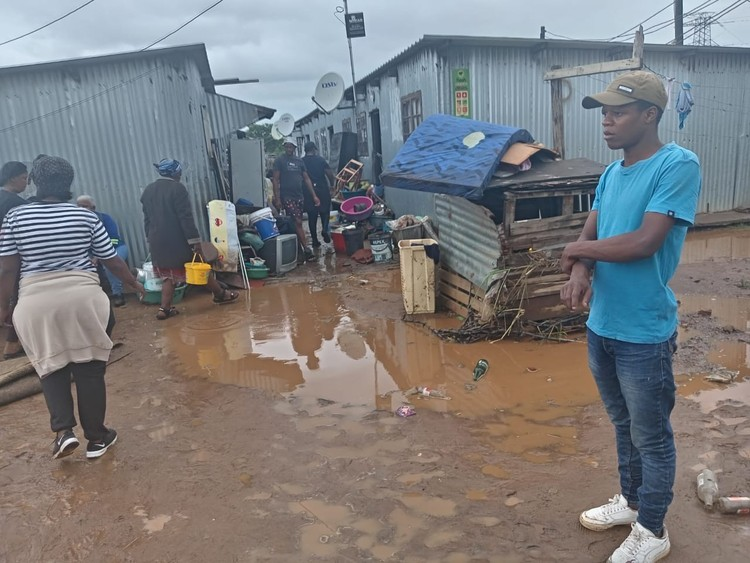
#> input picture viz-wandile/assets/photos/gu_lamontville_relocation_2025.jpg, 750 x 563 px, given in place of 01-start.png, which was not available
$ python build_light.py
#> lines starting #> are read from the running program, lines starting #| are printed output that depends on the picture
# Light-theme WhatsApp chat screens at iPhone size (390 x 844) for the Report page. Example content only.
import os, subprocess
from PIL import Image
HERE = os.path.dirname(os.path.abspath(__file__))
EDGE = r"C:\Program Files (x86)\Microsoft\Edge\Application\msedge.exe"
OUT = os.path.join(HERE, "light"); os.makedirs(OUT, exist_ok=True)
CSS = """
*{box-sizing:border-box}html,body{margin:0;background:#fff;font-family:-apple-system,"SF Pro Text","Segoe UI",Inter,Arial,sans-serif;overflow:hidden}
.ph{position:absolute;left:0;top:0;width:390px;height:844px;display:flex;flex-direction:column;background:#EFEAE2}
.sb{height:47px;display:flex;align-items:flex-end;justify-content:space-between;padding:0 26px 8px 34px;font-weight:600;font-size:16px;color:#000;background:#F6F6F6}
.sb .ic{display:flex;gap:6px;align-items:center}
.sb .ic i{display:block;background:#000;border-radius:2px}
.hd{height:58px;display:flex;align-items:center;gap:10px;padding:0 12px;background:#F6F6F6;border-bottom:1px solid #d8d8d8;color:#111B21}
.hd .bk{color:#007AFF;font-size:30px;line-height:1;margin-top:-4px}
.av{width:38px;height:38px;border-radius:50%;background:#FBC900;display:grid;place-items:center;flex:none}
.av svg{width:20px;height:24px}
.nm{font-weight:600;font-size:16px}.st{font-size:12px;color:#667781}
.hd .call{margin-left:auto;display:flex;gap:20px;color:#007AFF;font-size:20px}
.bd{flex:1;padding:12px 18px 14px;display:flex;flex-direction:column;justify-content:flex-end;gap:5px;overflow:hidden;
 background:#EFEAE2 radial-gradient(rgba(0,0,0,.035) 1.2px,transparent 1.3px) 0 0/20px 20px}
.day{align-self:center;background:#fff;color:#54656F;font-size:12px;padding:5px 12px;border-radius:8px;box-shadow:0 1px .5px rgba(11,20,26,.13);margin-bottom:4px}
.enc{align-self:center;background:#FFEECD;color:#54656F;font-size:11.5px;line-height:1.35;padding:6px 10px;border-radius:8px;text-align:center;max-width:88%;margin-bottom:4px}
.b{max-width:76%;padding:8px 12px 18px 12px;border-radius:8px;font-size:15px;line-height:1.32;color:#111B21;position:relative;box-shadow:0 1px .5px rgba(11,20,26,.13);white-space:pre-line}
.b.in{background:#fff;align-self:flex-start;border-top-left-radius:0}
.b.out{background:#D9FDD3;align-self:flex-end;border-top-right-radius:0}
.b time{position:absolute;right:10px;bottom:4px;font-size:11px;color:#667781}
.b.out time::after{content:" ✓✓";color:#53BDEB;letter-spacing:-3px}
.bt{align-self:flex-start;width:76%;display:grid;gap:3px}
.bt div{background:#fff;border-radius:8px;padding:10px 12px;text-align:center;color:#027EB5;font-size:15px;box-shadow:0 1px .5px rgba(11,20,26,.13)}
.pic{width:220px;height:150px;border-radius:6px;background:center/cover;margin-bottom:3px;position:relative}
.pic span{position:absolute;left:5px;bottom:5px;font-size:9px;background:rgba(0,0,0,.55);color:#fff;padding:1px 5px;border-radius:3px}
.vn{display:flex;align-items:center;gap:8px;width:230px;padding:2px 0 4px}
.vn b{width:30px;height:30px;border-radius:50%;background:#00A884;display:grid;place-items:center;color:#fff;font-size:12px}
.vn i{flex:1;height:22px;background:repeating-linear-gradient(90deg,#8fa59a 0 2px,transparent 2px 5px);-webkit-mask:linear-gradient(transparent 30%,#000 30%,#000 70%,transparent 70%)}
.ft{height:84px;background:#F6F6F6;display:grid;grid-template-columns:28px 1fr 28px;gap:10px;align-items:center;padding:8px 12px 34px}
.ft .pl{color:#007AFF;font-size:28px;line-height:1;text-align:center}
.ft .box{height:34px;border-radius:18px;background:#fff;border:1px solid #e1e1e1}
.ft .cam{width:24px;height:18px;border:2px solid #007AFF;border-radius:5px;position:relative;justify-self:center}
.ft .cam::after{content:"";position:absolute;left:6px;top:3px;width:8px;height:8px;border:2px solid #007AFF;border-radius:50%}
.ex{position:absolute;left:0;right:0;bottom:12px;text-align:center;font-size:10px;color:#8696A0}
.home{position:absolute;left:50%;bottom:6px;transform:translateX(-50%);width:134px;height:5px;border-radius:3px;background:#000;opacity:.85}
"""
PIN = '<svg viewBox="0 0 56 70"><path d="M28 68C28 68 4 42 4 26a24 24 0 0148 0c0 16-24 42-24 42z" fill="#0B0F19"/><circle cx="21" cy="19" r="4" fill="#FBC900"/><circle cx="35" cy="19" r="4" fill="#FBC900"/><path d="M14 38v-6a7 7 0 0114 0v6zM28 38v-6a7 7 0 0114 0v6z" fill="#FBC900"/></svg>'
B = lambda side, t, tm: f'<div class="b {side}">{t}<time>{tm}</time></div>'
def phone(body):
    return ('<!doctype html><html><head><meta charset="utf-8"><style>' + CSS + '</style></head><body><div class="ph">'
            '<div class="sb"><span>9:41</span><span class="ic"><svg width="18" height="12" viewBox="0 0 18 12"><rect x="0" y="8" width="3" height="4" rx="1"/><rect x="5" y="5" width="3" height="7" rx="1"/><rect x="10" y="2.5" width="3" height="9.5" rx="1"/><rect x="15" y="0" width="3" height="12" rx="1"/></svg><svg width="16" height="12" viewBox="0 0 16 12"><path d="M8 11.5l2.4-2.6a3.4 3.4 0 00-4.8 0zM3.6 6.8a6.3 6.3 0 018.8 0l1.4-1.5a8.4 8.4 0 00-11.6 0zM.4 3.4a10.8 10.8 0 0115.2 0L17 2A12.8 12.8 0 00-1 2z"/></svg><svg width="26" height="12" viewBox="0 0 26 12"><rect x=".5" y=".5" width="22" height="11" rx="3" fill="none" stroke="#000" opacity=".4"/><rect x="2" y="2" width="17" height="8" rx="2"/><rect x="23.5" y="4" width="1.8" height="4" rx="1" opacity=".4"/></svg></span></div>'
            '<div class="hd"><span class="bk">‹</span><div class="av">' + PIN + '</div><div><div class="nm">Moved Into the Water</div><div class="st">Report line · research project</div></div><div class="call"><svg width="24" height="16" viewBox="0 0 24 16" fill="none" stroke="#007AFF" stroke-width="1.8"><rect x="1" y="2" width="15" height="12" rx="3"/><path d="M16 7l6-4v10l-6-4"/></svg><svg width="20" height="20" viewBox="0 0 24 24" fill="none" stroke="#007AFF" stroke-width="1.8"><path d="M5 3h4l2 5-2.5 1.5a11 11 0 006 6L16 13l5 2v4a2 2 0 01-2 2A17 17 0 013 5a2 2 0 012-2z"/></svg></div></div>'
            '<div class="bd">' + body + '</div><div class="ft"><span class="pl">+</span><span class="box"></span><span class="cam"></span></div><div class="ex">Example conversation for illustration</div><div class="home"></div></div></body></html>')
PHOTO = "file:///" + os.path.join(HERE, "img", "gu_lamontville_camp_2022.jpg").replace("\\", "/")
S = {
"01-start": '<div class="day">Today</div><div class="enc">🔒 Your name is never shown on the map.</div>'
  + B("out", "Hi, I want to report conditions at my site", "10:41")
  + B("in", "Sawubona! 👋 This line is run by a student research project on Durban’s relocation sites.\n\nA researcher may call you to check your report. Type STOP any time.", "10:41")
  + '<div class="bt"><div>I agree, continue</div><div>How we use reports</div></div>'
  + B("out", "I agree, continue", "10:42")
  + B("in", "Which site do you live at?", "10:42")
  + B("out", "Lamontville riverside camp", "10:42"),
"02-report": B("in", "What is your report about?", "10:43")
  + '<div class="bt"><div>💧 Water</div><div>🚻 Toilets and washing</div><div>⚡ Electricity</div><div>🌊 Flooding</div></div>'
  + B("out", "💧 Water", "10:43")
  + B("in", "Tell us what is happening. You can send a voice note or photo.", "10:43")
  + '<div class="b out"><div class="vn"><b>▶</b><i></i><small style="font-size:12px;color:#667781">0:21</small></div><time>10:45</time></div>'
  + f'<div class="b out" style="padding:3px 3px 16px"><div class="pic" style="background-image:url({PHOTO})"><span>Example photo · N. Majola / GroundUp</span></div><time>10:46</time></div>',
"03-done": B("in", "Can a researcher call you on this number to check the details?", "10:46")
  + '<div class="bt"><div>📞 Yes, you can call me</div><div>No, just send it</div></div>'
  + B("out", "📞 Yes, you can call me", "10:47")
  + B("in", "Received ✅\nReference: <b>LMT-0412</b>\n\n1. A researcher reviews it\n2. They may call you\n3. It goes on the map, without your name\n\nThank you. Your report helps us advocate for better housing conditions.", "10:47"),
}
for name, body in S.items():
    src = os.path.join(OUT, name + ".html"); open(src, "w", encoding="utf-8").write(phone(body))
    png = os.path.join(OUT, name + ".png")
    subprocess.run([EDGE, "--headless", "--disable-gpu", "--hide-scrollbars", "--allow-file-access-from-files", "--window-size=520,844", "--force-device-scale-factor=2", "--virtual-time-budget=3000", "--screenshot=" + png, "file:///" + src.replace("\\", "/")], capture_output=True)
#> (this line was passed over: subprocess is not available in this run)
    Image.open(png).convert("RGB").crop((0, 0, 780, 1688)).save(os.path.join(OUT, name + ".jpg"), quality=85, optimize=True)
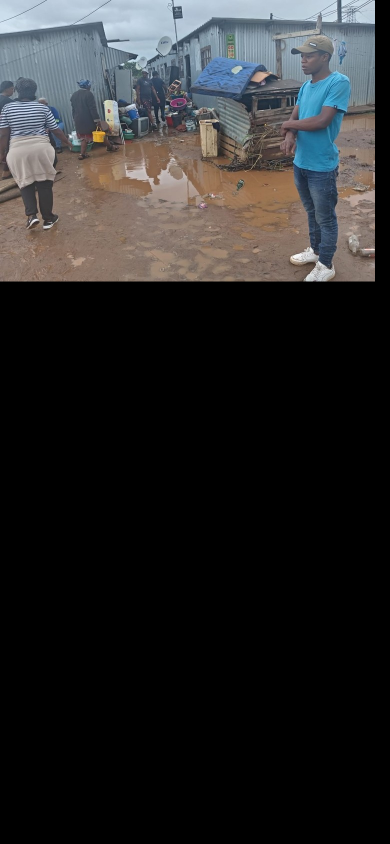
#> saved as 01-start.jpg: PIL image 780x1688 RGB (shown at 1/2 size); mean R, G, B 39.8, 39.7, 40.2
    print(name)
#> pass 2 of the loop `for name, body in S.items():`:
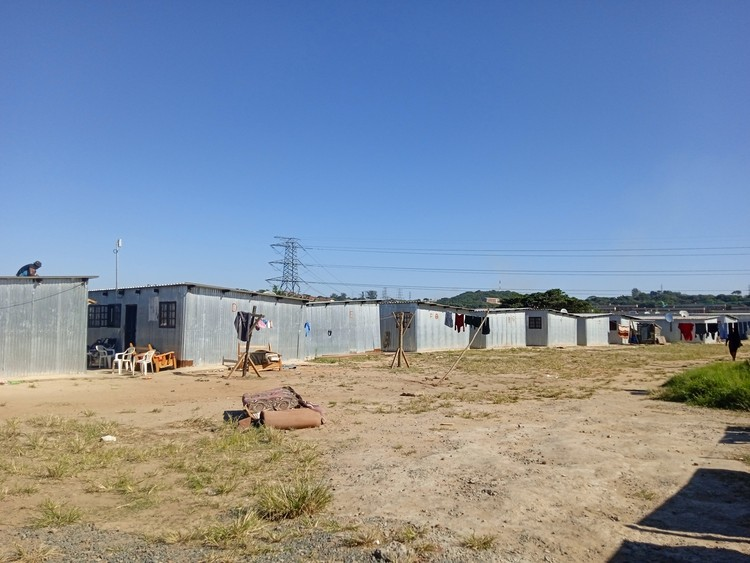
#> input picture viz-wandile/assets/photos/gu_lamontville_camp_2022.jpg, 750 x 563 px, given in place of 02-report.png, which was not available
#> `Image.open(png).convert("RGB").crop((0, 0, 780, 1688)).save(os.path.jo..`:
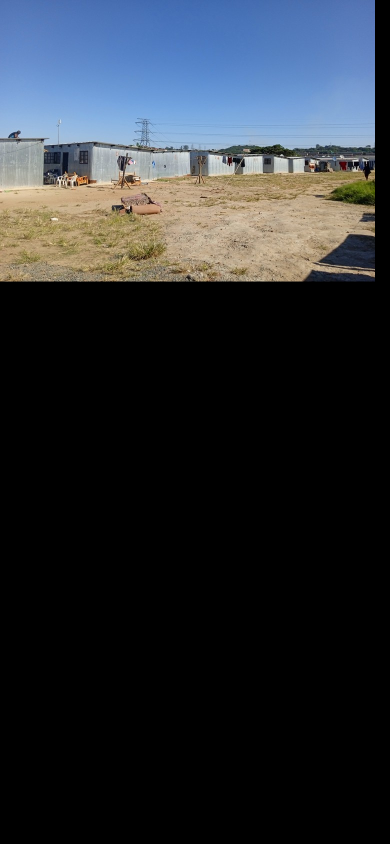
#> saved as 02-report.jpg: PIL image 780x1688 RGB (shown at 1/2 size); mean R, G, B 41.4, 45.7, 51.5
